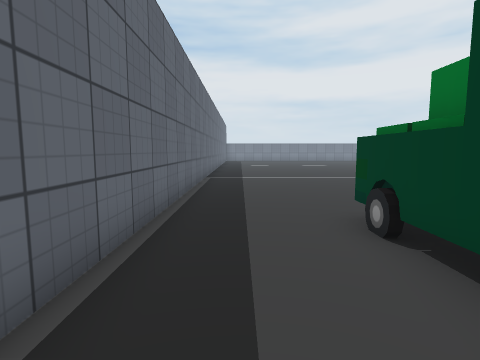
View 1 (above)

16 first-person views from a walk through a Unity game level. The camera is 1.2 m above the floor, tilts 6° down and sees 80° across. The floor is counted in squares, 1 m on a side. Each view is taken from the middle of a square. On the plan, view 1 faces up. The plan holds only what a view shows up to about 13 squares ahead; the rest is blank. The place goes on beyond the plan. Some surface patterns are stand-ins.

View 2
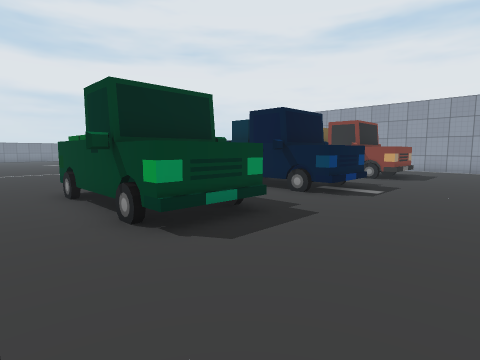

View 3
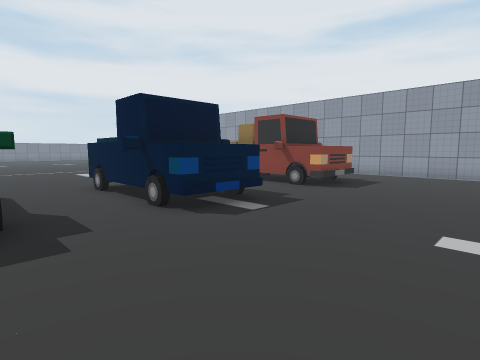

View 4
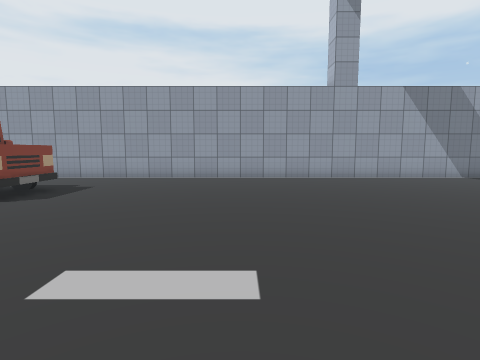

View 5
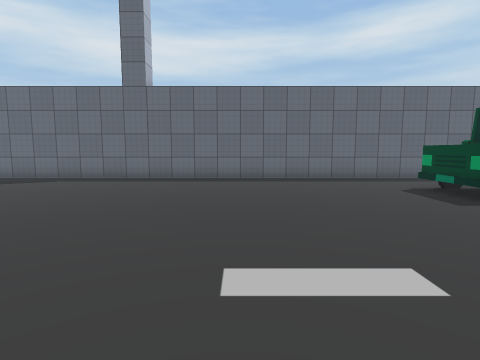

View 6
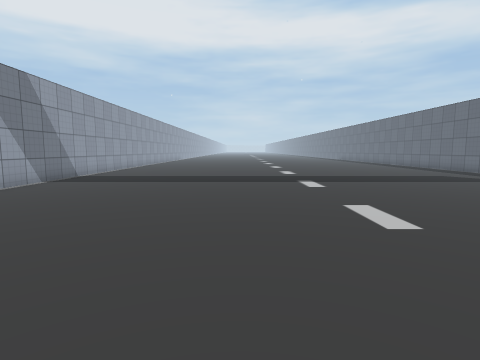

View 7
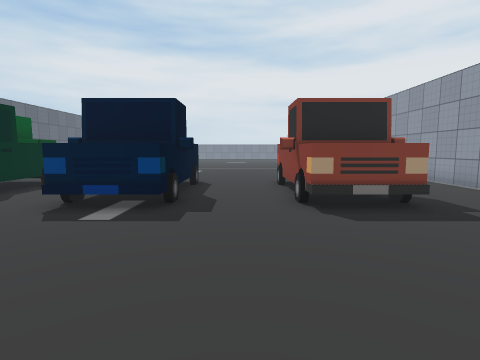

View 8
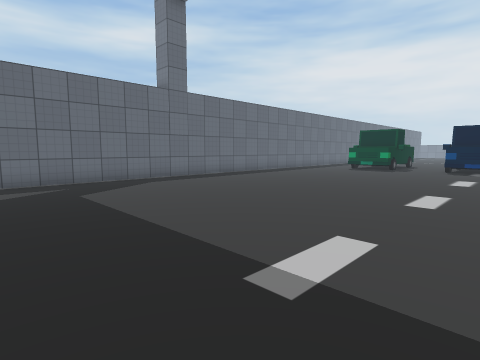

View 9
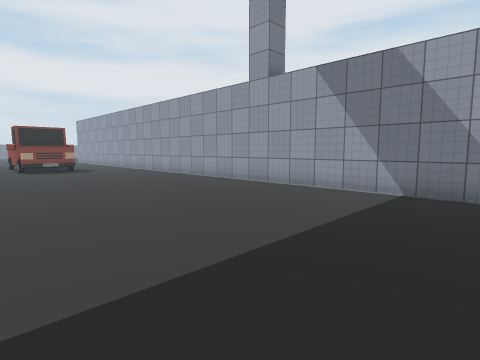

View 10
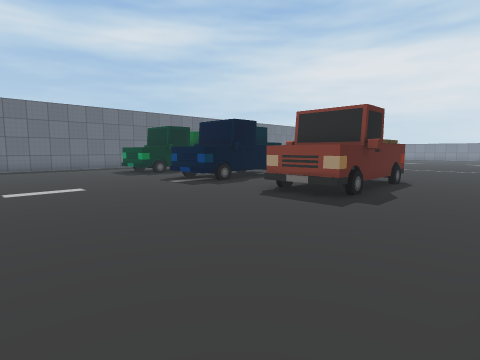

View 11
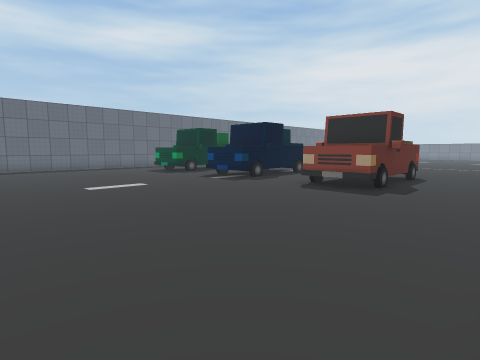

View 12
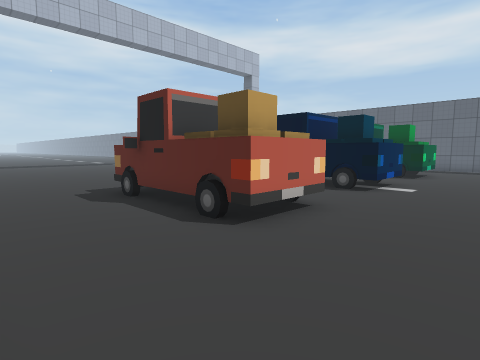

View 13
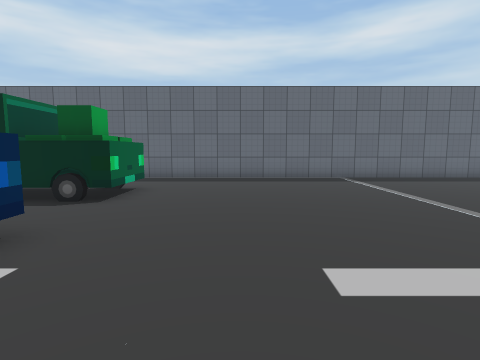

View 14
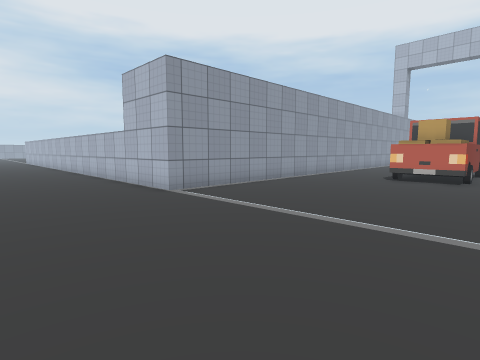

View 15
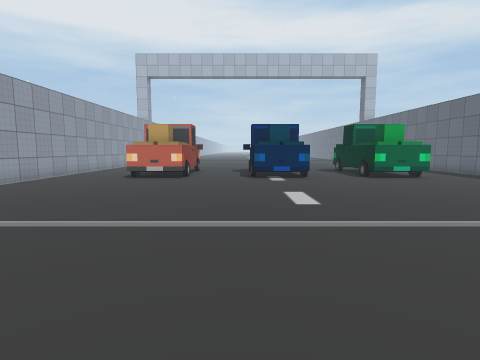

View 16
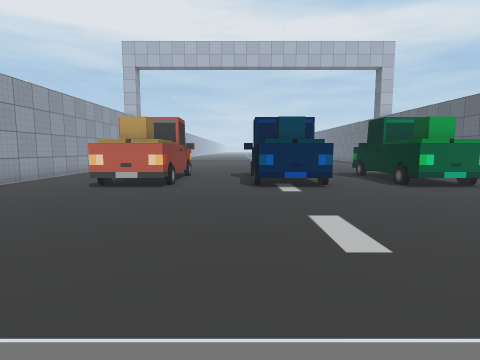

### Floor plan
Points are (right, up) in squares from view 1. A wall is a line through its corners. A room is listed if a view was taken in it or the views show most of it. See-through windows are left out.
Room 1 (views 1, 2, 3, 4, 5, 6, 7, 8, 9, 10, 11)
walls: (18.5, -18.1) (18.5, 6.5); (-1.5, 6.5) (-1.5, -17.1)
ways out: opening at (0, 5.7) to room 2; opening at (5.5, 5.5) to room 2; opening at (11, 2) to room 2; opening at (17, 5.7) to room 2
objects: other object (2, 0) to (5, 5); other object (7, 0) to (10, 5); other object (12, 0) to (15, 5)
Room 2 (views 12, 13, 14, 15, 16)
walls: (18.5, 6.5) (18.5, 12.5) (25, 12.5); (-1.5, 17.5) (-1.5, 6.5)
ways out: opening at (0, 5.7) to room 1; opening at (5.5, 5.5) to room 1; opening at (11, 2) to room 1; opening at (17, 5.7) to room 1

Positions as (right, up) in squares from view 1, and headings:
1: (0, 0), facing up
2: (0, -4), facing up-right
3: (4, -5), facing up-right
4: (6, -6), facing right
5: (11, -6), facing left
6: (11, -5), facing down
7: (11, -6), facing up
8: (10, -18), facing up-left
9: (10, -18), facing up-right
10: (18, -7), facing up-left
11: (18, -9), facing up-left
12: (18, 8), facing down-left
13: (11, 8), facing left
14: (11, 17), facing down-right
15: (10, 17), facing down
16: (10, 14), facing down
